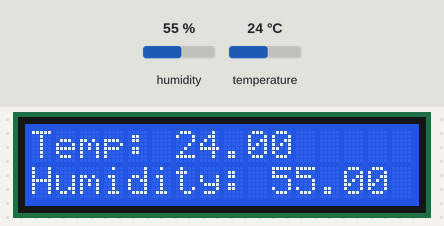
Recording of a sketch running on a simulated Arduino Uno, built with avr-gcc and run on an emulated ATmega328P. Parts: 16×2 character LCD. Inputs (shaded band) come from the test bench; at power-on: humidity 55 %, temperature 24 °C.

Above: at 3.6 s.
3.7 s: humidity set to 22 %
At 7.5 s:
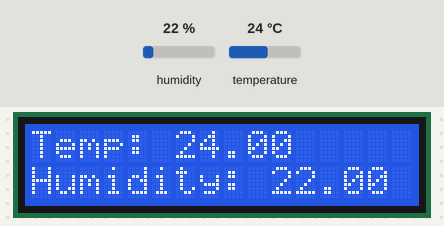
8.2 s: temperature set to 12 °C
At 9.8 s:
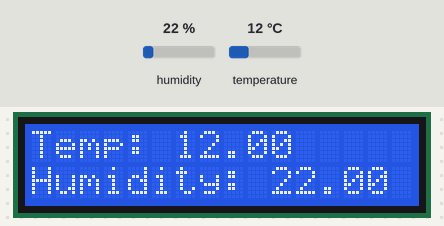
12.7 s: humidity set to 40 %
At 15.7 s:
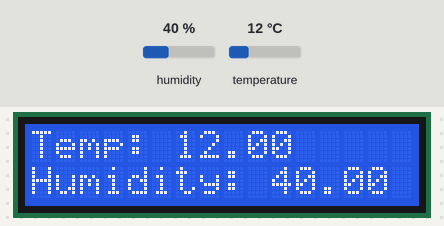
17.2 s: temperature set to 19 °C
At 19.2 s:
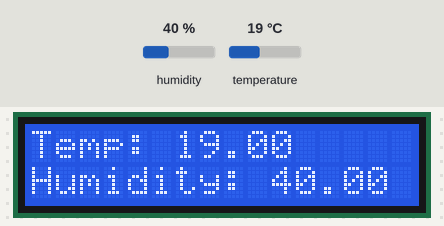
Timing chart, 0 to 20.7 s (numbered marks = the images above; inputs shaded):
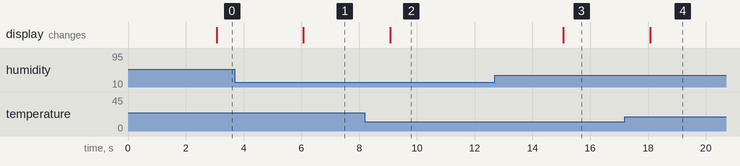

Measured:
- after the input at 3.7 s, the display: changes after 2.4 s (image 1)
- after the input at 8.2 s, the display: changes after 0.87 s (image 2)
- after the input at 12.7 s, the display: changes after 2.4 s (image 3)
- after the input at 17.2 s, the display: changes after 0.87 s (image 4)

The sketch:

Avec_Ecran_LCD.ino
```cpp
#include <dht_nonblocking.h>
#include <LiquidCrystal.h> // importe la bibliothèque pour utiliser l'écran LCD

#define DHT_SENSOR_TYPE DHT_TYPE_11

static const int DHT_SENSOR_PIN = 2;
DHT_nonblocking dht_sensor( DHT_SENSOR_PIN, DHT_SENSOR_TYPE );
LiquidCrystal lcd(12, 11, 5, 4, 3, 2); // définit les broches de l'écran LCD

/*
 * Initialize the serial port.
 */
void setup( )
{
  Serial.begin( 9600);
  lcd.begin(16, 2); // initialise l'écran LCD avec 16 colonnes et 2 lignes
}


/*
 * Poll for a measurement, keeping the state machine alive.  Returns
 * true if a measurement is available.
 */
static bool measure_environment( float *temperature, float *humidity )
{
  static unsigned long measurement_timestamp = millis( );

  /* Measure once every four seconds. */
  if( millis( ) - measurement_timestamp > 3000ul )
  {
    if( dht_sensor.measure( temperature, humidity ) == true )
    {
      measurement_timestamp = millis( );
      return( true );
    }
  }

  return( false );
}


/*
 * Main program loop.
 */
void loop( )
{
  float temperature;
  float humidity;

  /* Measure temperature and humidity.  If the functions returns
     true, then a measurement is available. */
  if( measure_environment( &temperature, &humidity ) == true )
  {
    lcd.clear(); // nettoyer l'écran LCD
    lcd.print("Temp: ");
    lcd.print(temperature);
    lcd.setCursor(0, 1); // se déplacer à la seconde ligne
    lcd.print("Humidity: ");
    lcd.print(humidity);
  }
}
```
